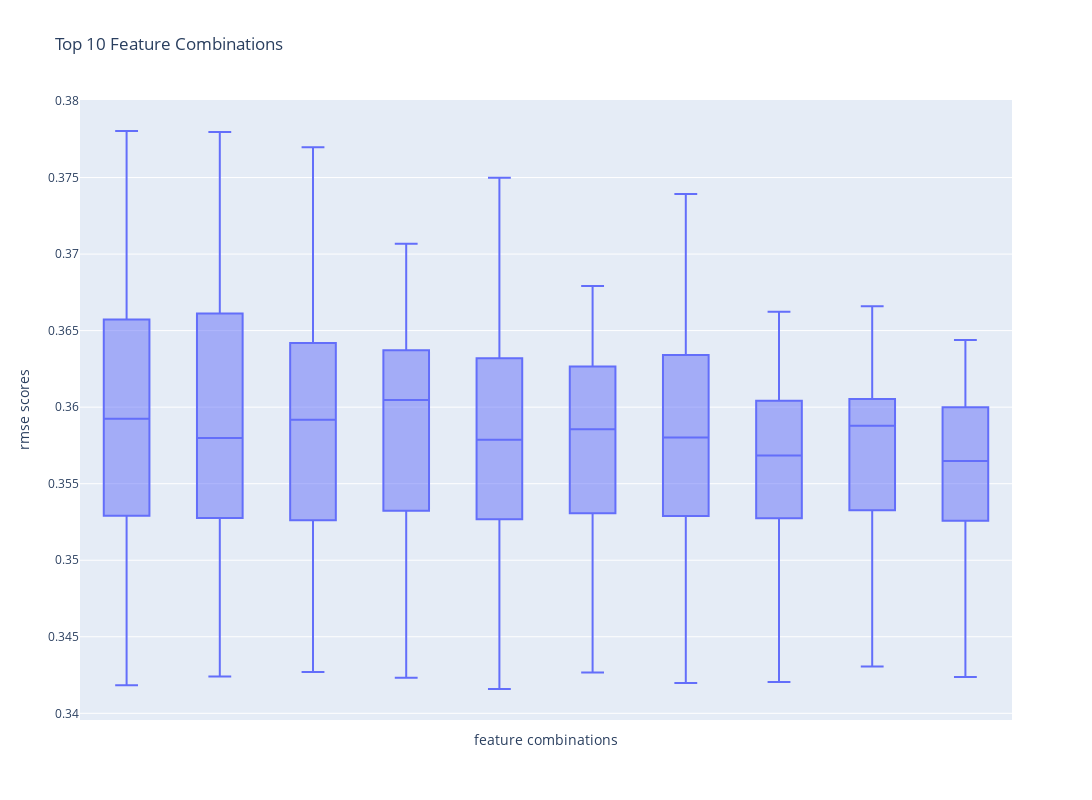

This figure's notebook cell:
### Markdown cell above
### Visualization

### Code cell
pio.renderers.default = 'plotly_mimetype'
x = df_agg_metrics.sort_values(by='mean_rmse')['features'].head(10)

fig = px.box(df_metrics[df_metrics['features'].isin(x)], x='features',
             y='rmse_scores', title='RMSE Boxplot of Top 10 Feature Combinations')
fig.update_layout(height=800, width=1100,
                  title_text="Top 10 Feature Combinations",
                  xaxis_title="feature combinations", yaxis_title="rmse scores")
fig.update_xaxes(showticklabels=False)
fig.show()

### Figure 1 — Plotly figure (JSON) as saved in the notebook; plotly's stock layout.template omitted (floating-point values rounded to 4 significant figures; data arrays with more than 128 entries replaced by an {"elided": "..."} marker saying what was removed)
{"data": [{"alignmentgroup": "True", "hovertemplate": "features=%{x}<br>rmse_scores=%{y}<extra></extra>", "legendgroup": "", "marker": {"color": "#636efa"}, "name": "", "notched": false, "offsetgroup": "", "orientation": "v", "showlegend": false, "type": "box", "x": {"elided": "200 str values"}, "x0": " ", "xaxis": "x", "y": {"elided": "200 float values"}, "y0": " ", "yaxis": "y"}], "layout": {"boxmode": "group", "height": 800, "legend": {"tracegroupgap": 0}, "title": {"text": "Top 10 Feature Combinations"}, "width": 1100, "xaxis": {"anchor": "y", "autorange": true, "domain": [0, 1], "range": [-0.5, 9.5], "showticklabels": false, "title": {"text": "feature combinations"}, "type": "category"}, "yaxis": {"anchor": "x", "autorange": true, "domain": [0, 1], "range": [0.3396, 0.3801], "title": {"text": "rmse scores"}, "type": "linear"}}}
